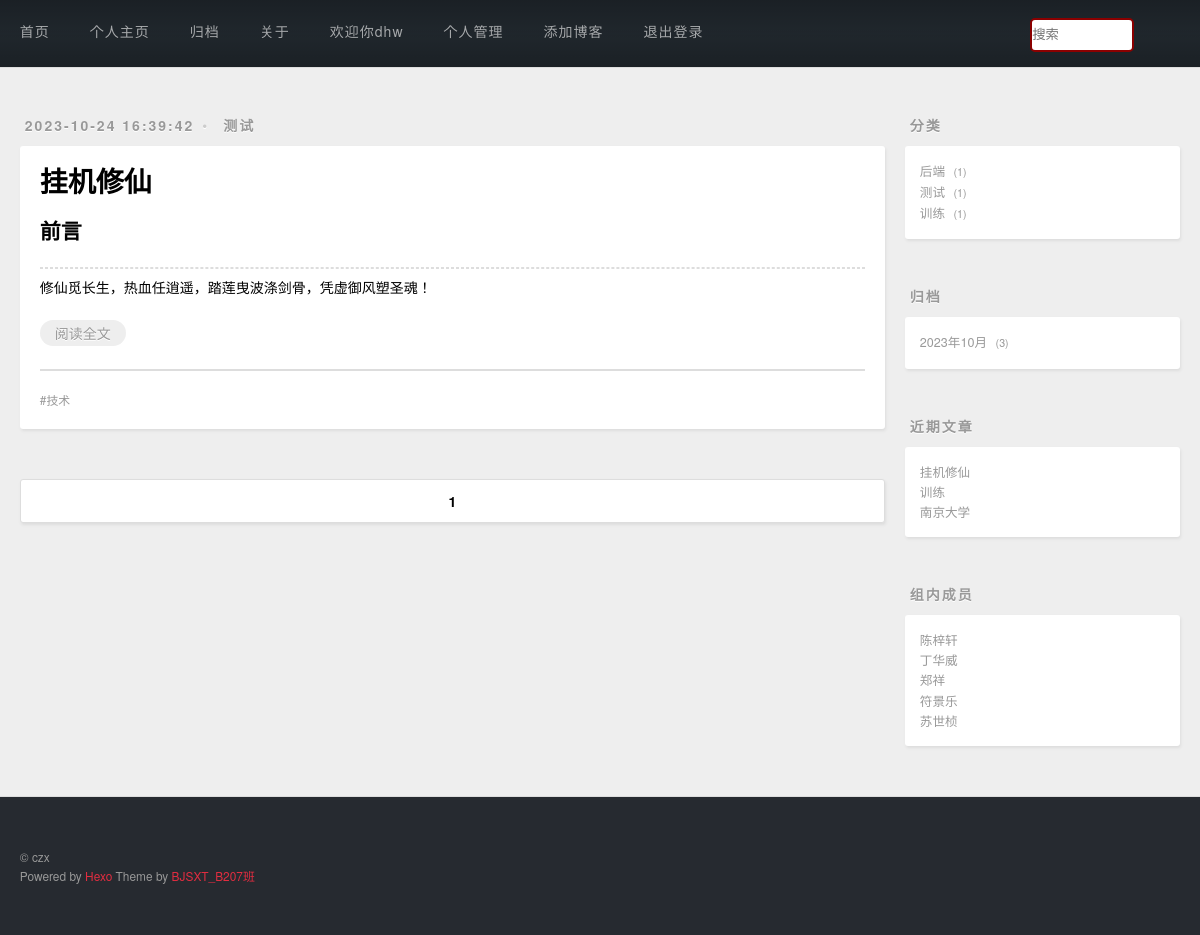
Page /post/ (signed in) on the committed database.
### post/models.py (models this page shows, shortened)
class Post(models.Model):
    user = models.ForeignKey(User, verbose_name='用户名', default=1,on_delete=models.CASCADE)
    title = models.CharField(max_length=100, unique=True, verbose_name='标题')
    desc = models.CharField(max_length=200, verbose_name='简介')
    content = RichTextField(verbose_name='内容')
    created = models.DateTimeField(auto_now_add=True)
    modified = models.DateTimeField(auto_now=True)
    isdelete = models.BooleanField(default=False, verbose_name='是否删除')
    category = models.ForeignKey(Category, verbose_name='所属类别',default=1, on_delete=models.CASCADE)
    tag = models.ManyToManyField(Tag, verbose_name='所属标签')
    class Meta:
        db_table = 't_post'
        verbose_name_plural = '帖子'

class Category(models.Model):
    cname = models.CharField(max_length=30, unique=True, verbose_name='类别名称')
    class Meta:
        db_table = 't_category'
        verbose_name_plural = '类别'

class Tag(models.Model):
    tname = models.CharField(max_length=20, unique=True, verbose_name='标签名称')
    class Meta:
        db_table = 't_tag'
        verbose_name_plural = '标签'

### post/views.py (the view)
# urls.py: path('', views.IndexView,name = 'my_blog'),
@login_required
def IndexView(request,page_number=1):
    user = request.user
    num = int(page_number)
    postList = Post.objects.filter(user=user).all().order_by('-created')
    page_obj = Paginator(postList,3)
    page_post = page_obj.page(num)
    begin = num - int(math.ceil(10.0/2))
    if begin <1:
        begin =1
    end = begin + 9
    if end > page_obj.num_pages:
        end = page_obj.num_pages
    if end <10:
        begin = 1
    else:
        begin = end -9
    page_list = range(begin,end+1)
    return render(request,'index.html',{'postList':page_post,'page_list':page_list,'currentNum':num})

### post/plus.py (called while the page is built)
def getRightInfo(request):
    r_cate_post = Post.objects.values('category__cname','category').annotate(c=Count('*')).order_by('-c')
    r_recent_post = Post.objects.order_by('-created')[:3]
    cursor = connection.cursor()
    r_file_post = cursor.execute('select created,count("*") count from t_post GROUP by strftime("%Y-%m",created) order by count desc ')
    return {'r_cate_post':r_cate_post,'r_recent_post':r_recent_post,'r_file_post':r_file_post}

def getHeaderInfo(request):
    user = request.user
    return {'user':user}

### post/templates/index.html (shortened to what this page needs)
{% extends 'base.html' %}
{% block main %}
    <div id="main">
        {% for post in postList %}
            <article class="article article-type-post">
            <div class="article-meta">
                <a class="article-date">
                    <time>{{ post.created|date:'Y-m-d H:i:s' }}</time>
                </a>
                <div class="article-category">
                    <a class="article-category-link" href="#" target="_blank">{{ post.category.cname }}</a>
                </div>
            </div>
            <div class="article-inner">
                <header class="article-header">
                    <h1 itemprop="name">
                        <a class="article-title" href="#" >{{ post.title }}</a>
                    </h1>
                </header>
                <div class="article-entry" itemprop="articleBody">
                    <h2>前言</h2>
                    <hr>
                    {{ post.desc }}
                    <p class="article-more-link">
                        <a href="/post/{{ post.id }}" >阅读全文</a>
                    </p>
                </div>
                <footer class="article-footer">
                    <ul class="article-tag-list">
                        {% for tag in post.tag.all %}
                            <li class="article-tag-list-item">
                                <a class="article-tag-list-link" href="#">{{ tag.tname }}</a>
                            </li>
                        {% endfor %}
                    </ul>
                </footer>
            </div>
        </article>
        {% endfor %}
        <nav id="page-nav">
                {% for page in page_list %}
                    {% if currentNum == page %}
                        <span class="page-number current">{{ page }}</span>
                    {% else %}
                        <a class="page-number" href="/post/page/{{ page }}">{{ page }}</a>
                    {% endif %}
                {% endfor %}
        </nav>
    </div>
{% endblock %}

### templates/header.html (shortened to what this page needs)
{% load static %}
<header id="header">
  <div id="banner"></div>
  <div id="header-outer" class="outer">
    <div id="header-inner" class="inner">
      <nav id="main-nav">
          <a class="main-nav-link" href="/">首页</a>
          <a class="main-nav-link" href="/post">个人主页</a>
          <a class="main-nav-link" href="/post/archive/">归档</a>
          <a class="main-nav-link" href="/aboutme" >关于</a>
          <a class="main-nav-link" >欢迎你{{user}}</a>
          <a class="main-nav-link" href="/admin">个人管理</a>
          <a class="main-nav-link" href="/create_post" >添加博客</a>
          <a class="main-nav-link" href="{% url "logout" %}">退出登录</a>
      </nav>
      <div class="d1">
        <form method="get" action="/search/">
          <input  type="text" name="q" placeholder="搜索">
        </form>
      </div>
    </div>
  </div>
</header>

### templates/right.html
<aside id="sidebar">
  <div class="widget-wrap">
    <h3 class="widget-title">分类</h3>
    <div class="widget">
      <ul class="category-list">
        {% for rc in r_cate_post %}
            <li class="category-list-item">
              <a class="category-list-link" href="/post/category/{{ rc.category }}">{{ rc.category__cname }}</a>
              <span class="category-list-count">{{ rc.c }}</span>
            </li>
        {% endfor %}
      </ul>
      </div>
  </div>
  <div class="widget-wrap">
    <h3 class="widget-title">归档</h3>
    <div class="widget">
      <ul class="archive-list">
        {% for rf in r_file_post %}
            <li class="archive-list-item">
              <a class="archive-list-link" href="/post/archive/{{ rf.0|date:'Y' }}/{{ rf.0|date:'m' }}">{{ rf.0|date:'Y' }}年{{ rf.0|date:'m' }}月</a>
              <span class="archive-list-count">{{ rf.1 }}</span>
            </li>
        {% endfor %}
      </ul>
    </div>
  </div>
  <div class="widget-wrap">
    <h3 class="widget-title">近期文章</h3>
    <div class="widget">
      <ul>
        {% for rr in r_recent_post %}
            <li>
                <a href="/post/{{ rr.id }}" target="_blank">{{ rr.title|truncatechars:'10' }}</a>
            </li>
        {% endfor %}
      </ul>
    </div>
  </div>
  <div class="widget-wrap">
    <h3 class="widget-title">组内成员</h3>
    <div class="widget">
      <ul>
          <li>
            <a href="http://www.bjsxt.com/" target="_blank">陈梓轩</a>
          </li>
          <li>
            <a href="http://www.sxt.cn/" target="_blank">丁华威</a>
          </li>
          <li>
            <a href="http://www.bjsxt.com/" target="_blank">郑祥</a>
          </li>
          <li>
            <a href="http://www.bjsxt.com/" target="_blank">符景乐</a>
          </li>
          <li>
            <a href="http://www.bjsxt.com/" target="_blank">苏世桢</a>
          </li>
      </ul>
    </div>
  </div>
</aside>

### templates/base.html (style rules this page uses)
form { position: relative; width: 150px; margin: 0 auto; }
.d1 { float: right; line-height: 67px; }
.d1 input { width: 100px; height: 30px; border: 2px solid darkred; border-radius: 5px; outline: none; background: white; color: #1e242a; }

### rows in the picture
Post: created "2023-10-24 16:39:42", category.cname "测试", title "挂机修仙", desc "修仙觅长生，热血任逍遥，踏莲曳波涤剑骨，凭虚御风塑圣魂！"
Tag: tname "技术"
Post: title "训练"
Post: title "南京大学"

### other values in the picture
{{ user }} "dhw"
{{ page }} "1"
{{ rc.category__cname }} "后端" "测试" "训练"
{{ rc.c }} "1" "1" "1"
{{ rf.0|date:'Y' }} "2023"
{{ rf.0|date:'m' }} "10"
{{ rf.1 }} "3"
